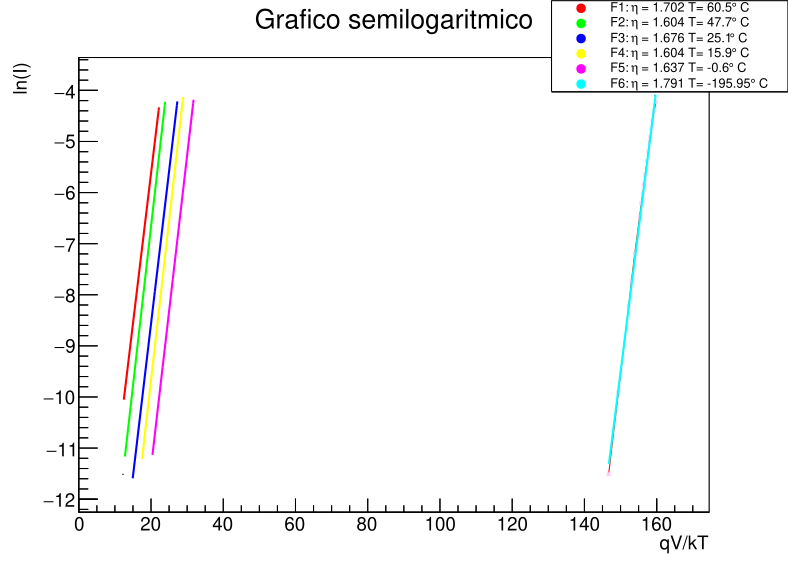

Reproduce this figure in Python.
import ROOT
from array import array
import numpy as np
import pandas as pd

#piccola parte di codice per decidere se fittarle tutte, potrebbe essere utile per le prossime volte
print("Opzioni:")
print("1 - Tutti i fit")
print("2 - Fit singolo")
scelta = input("Scegli opzione (1 o 2): ")

if scelta == "2":
    foglio_singolo = input("Inserisci numero foglio (1-6): ")
    try: #try ed except servono per gestire gli errori
        foglio_singolo = int(foglio_singolo) #la stringa foglio_singolo viene convertita in intero
        if foglio_singolo < 1 or foglio_singolo > 6:
            print("Numero non valido. Usero' tutti i fogli.") #se numero fuori da 1-6 errore
            fogli_da_processare = range(1,7)
        else:
            fogli_da_processare = [foglio_singolo]
    except:
        print("Input non valido. Usero' tutti i fogli.") #gestione dell'errore che viene fatta in riga 18
else:
    fogli_da_processare = range(1,7)


c = ROOT.TCanvas("c", "Grafico semilogaritmico", 800, 600)
c.cd()

all_V = array('d', [])
all_lnI = array('d', [])


tabella = ROOT.TLegend(0.70, 0.84, 1.00, 1.0) #creazione legenda in alto a destra
#coordinate: (x1, y1, x2, y2) dove (x1,y1) e' l'angolo in basso a sinistra, (x2,y2) l'angolo in alto a destra
tabella.SetBorderSize(1)
tabella.SetFillColor(0)
tabella.SetTextAlign(12)#codice di allineamento testo
#Codici di allineamento:
#Verticale: 1=sotto, 2=centro, 3=sopra
#Orizzontale: 1=sinistra, 2=centro, 3=destra
tabella.SetTextSize(0.025)


#uso fogli da processare per ciclare sui fogli
#questa parte di codice mi serve per creare la tavolozza su cui disegnare sennò è un casino mi sovrascrive
for j in fogli_da_processare:
    #nelle prossime righe faccio leggere tutti i dati da tutti i fogli(tolgo i NaN)
    s=str(j)
    foglio="Temp_"+s
    df = pd.read_excel("Esperienza_2.xlsx", sheet_name=foglio)
    df = df.dropna(subset=["qV/kT","lnCorr(A)"])

    V = array('d', df["qV/kT"].to_numpy(dtype=float))
    lnI = array('d', df["lnCorr(A)"].to_numpy(dtype=float))

    eV = array('d', [0.0]*len(V))
    elnI = array('d', [0.0]*len(lnI))

    all_V.extend(V) #array accumulatori che hanno tutti i dati
    all_lnI.extend(lnI)

#creazione grafico dummy, solo per disegnare la tavolozza con range completo ()
dummy_V = array('d', [min(all_V), max(all_V)])
dummy_lnI = array('d', [min(all_lnI), max(all_lnI)])
dummy_graph = ROOT.TGraph(2, dummy_V, dummy_lnI)
dummy_graph.SetTitle("Grafico semilogaritmico;qV/kT;ln(I) ")
dummy_graph.Draw("AP") #AP non solo A 


for j in fogli_da_processare:
    s=str(j) #converte l'intero i in una stringa s, in modo da poterlo poi concatenare alla stringa foglio nella prossima riga 
    foglio="Temp_"+s
    df = pd.read_excel("Esperienza_2.xlsx", sheet_name=foglio) #legge il file excel
    df = df.dropna(subset=["qV/kT","lnCorr(A)"]) #controlla solo le colonne V e I. Se una di queste contiene un valore mancante, elimina quella riga

    V = array('d', df["qV/kT"].to_numpy(dtype=float)) #df è il dataframe, "V" è il nome della colonna da leggere 
    lnI = array('d', df["lnCorr(A)"].to_numpy(dtype=float))  #to_numpy converte la colonna in un array NumPy di tipo float.

    eV = array('d', [0.0]*len(V))
    elnI = array('d', [0.0]*len(lnI))

    v_max=max(V)
    v_min=min(V)
    
    g=ROOT.TGraphErrors(len(V), V, lnI, eV, elnI)
    g.SetName(f"g_{s}") #do un nome diverso ad ogni grafico
    g.SetMarkerStyle(21) 
    g.SetMarkerColor(ROOT.kBlue + (j%7)) 
    #ROOT associa ai colori un numero da 0 a 7
    #j%7 mi da il resto della divisione di j per 7, evito input non validi, se j=8 sono fuori range
    g.SetMarkerSize(0.5) 
    g.SetLineColor(ROOT.kRed) 
    g.SetLineWidth(1) 

    g.Draw("PL same") #non faccio ridisegnare gli assi!
    c.Update() #forzo l'aggiornamento del canvas

    indici_fit = [i for i in range(len(V)) if V[i] >= v_min and V[i]<= v_max] #sceglie l'intervallo in cui fare il fit (tra v_min e v_max)
    #in questo caso il cocie indici è inutile perchè li prendo tutti, l'unico modo per scegliere i dati e toglierli da Excel


    if len(indici_fit) > 0:
        V_fit = array('d', [V[i] for i in indici_fit])
        lnI_fit = array('d', [lnI[i] for i in indici_fit])
        elnI_fit = array('d', [elnI[i] for i in indici_fit]) #creo un array con solo i dati con x >= v_soglia
        eV_fit = array('d', [0.0]*len(V_fit))
        # Legge la cella alla colonna "Temp(K)" e riga 0 (prima riga dati)
        tempK = df["Temp(K)"].iloc[1]
        T=str(tempK)

        g_fit = ROOT.TGraphErrors(len(V_fit), V_fit, lnI_fit, eV_fit, elnI_fit)
        g_fit.SetName(f"g_fit_{s}") #nomi diversi a ciascun grafico fit

        ROOT.gStyle.SetOptFit(11)#stampa solo parametri fit ed errori

        fit_name = f"fit_{s}" #nomi diversi a ciascun fit
        fit_func = ROOT.TF1(fit_name, "pol1", min(V_fit), max(V_fit))
        #Rinomina dei parametri, mettere prima di fit_result (che fa il fit)
        fit_func.SetParName(0, "q")
        fit_func.SetParName(1, "m")

        fit_result = g_fit.Fit(fit_func, "S+", "", min(V_fit), max(V_fit))

        fit_func.SetLineColor(ROOT.kBlack + (j%7)) #cicli 7 colori
        fit_func.SetLineWidth(2)
        fit_func.Draw("SAME") #disegno sullo stesso grafico
        #mi salvo il colore, per dopo la legenda
        colore=fit_func.GetLineColor()
         #Rinomina dei parametri, mettere prima di fit_result (che fa il fit)
        m = fit_func.GetParameter(1)
        q = fit_func.GetParameter(0)
        eta = 1.0 / m
        testo = f"F{j}: #eta = {eta:.3f} T= {T}#circ C" #stringhe formattate
        #f mi permette di concatenare stringhe con variabili
        #:.3f mi permette di mostrare 3 cifre dopo la virgola
        entry = tabella.AddEntry(ROOT.nullptr, testo, "P") #crea una nuova voce nella legenda ogni ciclo
        #mostra il testo e P (pallino)
        #grazie a ROOT.nullptr non associo la legenda ad alcun grafico ma all'intero canvas
        entry.SetMarkerColor(colore)
        entry.SetMarkerStyle(20)  #P è il mio marker
        entry.SetMarkerSize(1.2)
        tabella.Draw()


c.RedrawAxis()
c.Modified() 
c.Update()
c.SaveAs("coefficente_eta.png") 
input("Premi Invio per chiudere...")
